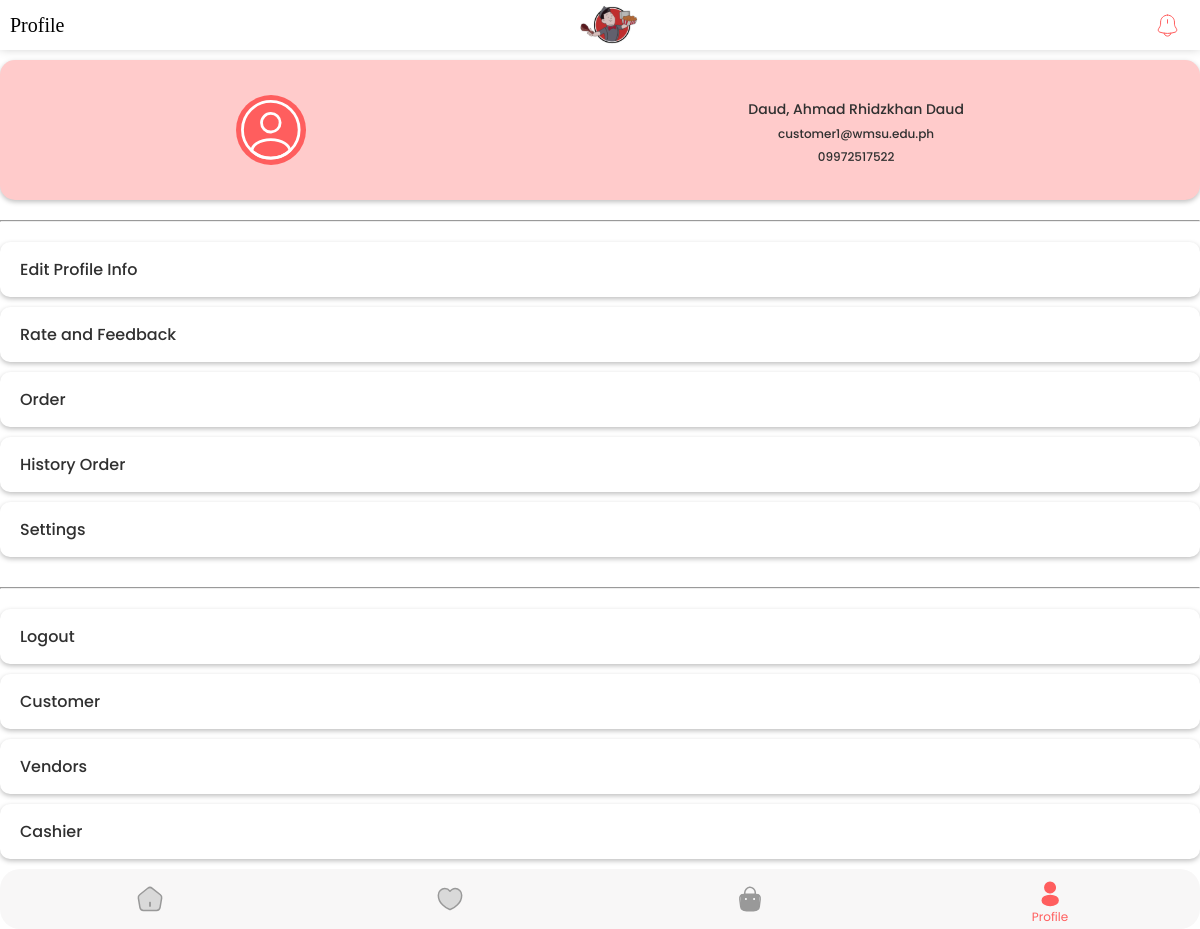
/cashier/profile.php (signed in), run on the app's committed database.
### tables this page shows
CREATE TABLE `customer` (
  `customer_id` int(11) NOT NULL,
  `email` varchar(100) NOT NULL,
  `password` varchar(100) NOT NULL,
  `first_name` varchar(100) NOT NULL,
  `middle_name` varchar(100) DEFAULT NULL,
  `last_name` varchar(100) NOT NULL,
  `contact_no` varchar(15) NOT NULL,
  `created_at` timestamp NOT NULL DEFAULT current_timestamp(),
  `updated_at` timestamp NOT NULL DEFAULT current_timestamp() ON UPDATE current_timestamp()
);

### classes/customer.class.php (called while the page is built, shortened)
<?php
    include_once 'database.php';
    class Customer{
        protected $db;
        function __construct(){
            $this->db = new Database;
        }
        function renderInfo($customer_id){
            $sql = "SELECT * FROM customer WHERE customer_id = :customer_id;";
            $query = $this->db->connect()->prepare($sql);
            $query->bindParam(':customer_id', $customer_id);
            if($query->execute()){
                $data = $query->fetch();
            }
            return $data;
        }
    }
?>

### classes/database.php (called while the page is built)
<?php
    class Database{
        private $host = 'localhost';
        private $username = 'root';
        private $password = '';
        private $database = 'meraki';
        protected $connection;
        function connect(){
            try{
                $this->connection = new PDO("mysql:host=$this->host;dbname=$this->database",
                                            $this->username, $this->password);
            }
            catch(PDOException $e){
                echo 'Connection Error ' . $e->getMessage();
            }
            return $this->connection;
        }
    }
?>

### cashier/profile.php (the view, shortened to what this page needs)
<?php
    include_once '../includes/header.php';
    include_once '../includes/top.php';
    include_once '../classes/customer.class.php';
    if(isset($_SESSION['logged_in'])){
        $customers = new Customer;
        $customer = $customers->renderInfo($_SESSION['logged_in']);
    }
?>
<div class="content profile">
<?php
    if($_SESSION['logged_in'] == 'null'){
?>
    <div class="customer-details-cont null-account">
        <div class="customer-container1">
            <img src="../icons/profile.svg">
        </div>
        <div class="customer-container2">
            <div class="order-date-cont">
                <p>PLEASE SIGN IN OR SIGN UP TO CONTINUE</p>
            </div>
            <div class="contact-cont">
                <a href="login/login.php" class="submit-btn">SIGN IN</a>
            </div>
        </div>
    </div>
<?php
    }
    else{
?>
    <div class="customer-details-cont">
        <div class="customer-container1">
            <img src="../icons/profile.svg">
        </div>
        <div class="customer-container2">
            <div class="order-date-cont">
                <p class="cust-name"><?= $customer['last_name'] . ', ' . $customer['first_name'] . ' ' . $customer['last_name']; ?></p>
            </div>
            <div class="contact-cont">
                <p><?= $customer['email']; ?></p>
                <p><?= $customer['contact_no']; ?></p>
            </div>
        </div>
    </div>
<?php
    }
?>
    <hr>
<?php
    if($_SESSION['logged_in'] != 'null'){
?>
    <a href="#" class="btn-round">Edit Profile Info</a>
    <a href="#" class="btn-round">Rate and Feedback</a>
    <a href="#" class="btn-round">Order</a>
    <a href="#" class="btn-round">History Order</a>
<?php
    }
?>
    <a href="#" class="btn-round">Settings</a>
    <hr>
<?php
    if($_SESSION['logged_in'] != 'null'){ echo '<a href="login/logout.php" class="btn-round">Logout</a>'; }
?>
    <a href="../customer/login/logout.php" class="btn-round">Customer</a>
    <a href="../vendor/login/logout.php" class="btn-round">Vendors</a>
    <a href="../cashier/login/logout.php" class="btn-round">Cashier</a>
</div>
<?php
    include_once '../includes/navbar.php';
    include_once '../includes/footer.php';
?>

### css/profile.css (style rules this page uses)
.container .content { width: 100%; }
.container .content .customer-details-cont { margin-bottom: 0; min-height: 140px; }
.container .content hr { margin: 20px 0; }
.container .content a { margin-bottom: 10px; border-radius: 10px; background: white; color: #303030; border: none; box-shadow: 0px 2px 5px rgba(0, 0, 0, .25); font-size: 16px; text-align: left; padding: 15px 20px; }

### css/global.css (style rules this page uses)
* { margin: 0; padding: 0; box-sizing: border-box; font-family: 'Poppins', monospace; text-decoration: none; list-style: none; }
.container .content { position: relative; display: flex; flex-direction: column; }
a { color: #FF5E5E; }
h1, label, p { pointer-events: none; }
.btn-round { background: #FF5E5E; border: 1px solid #FF5E5E; color: white; border-radius: 50px; padding: 10px 20px; font-size: 12px; font-weight: 500; text-align: center; width: 100%; cursor: pointer; }

### css/order_pending.css (style rules this page uses)
.content { font-size: 12px; }
.container .customer-details-cont { background: #FFCBCB; padding: 15px; border-radius: 15px; display: flex; justify-content: space-around; box-shadow: 0px 2px 5px rgba(0, 0, 0, .25); margin: 10px 0 25px; }
.customer-container1, .customer-container2 { text-align: center; align-items: center; display: flex; flex-direction: column; font-weight: 500; color: #303030; justify-content: center; }
.customer-container1 img { height: 70px; width: 70px; }
.container .cust-name { font-size: 14px; margin: 10px 0 5px; }
.container .customer-container2 p { margin-bottom: 5px; }
hr { margin: 5px 0 10px; }

### css/home.css (style rules this page uses)
.container .content { min-height: calc(100vh - 110px); }

### data on the page
customer: last_name "Daud", first_name "Ahmad Rhidzkhan", email "customer1@wmsu.edu.ph", contact_no "09972517522"

### other printed values
$page_title "Profile"
